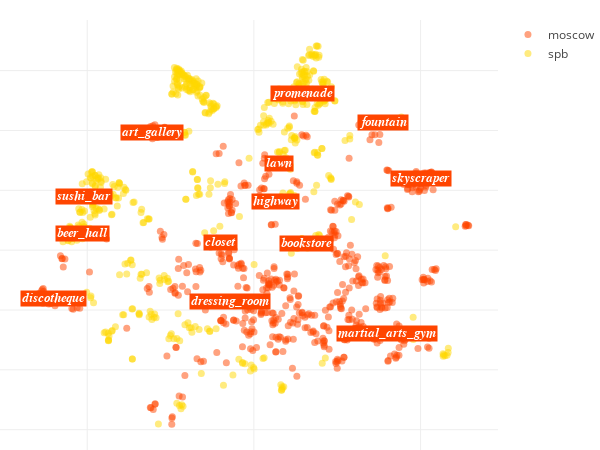

Notebook source saved alongside this figure:
### Code cell
locations_scatter(city_data, opposite_city_data)

### Figure 1 — Plotly figure (JSON) as saved in the notebook; plotly's stock layout.template omitted (floating-point values rounded to 4 significant figures; data arrays with more than 128 entries replaced by an {"elided": "..."} marker saying what was removed)
{"data": [{"hoverinfo": "text+x+y", "marker": {"color": "orangered", "opacity": 0.5, "size": 7}, "mode": "markers", "name": "moscow", "text": {"elided": "573 str values"}, "type": "scatter", "uid": "8084c5c2-4a60-11e9-8988-3c15c2cf2370", "x": {"elided": "573 float values"}, "y": {"elided": "573 float values"}}, {"hoverinfo": "text+x+y", "marker": {"color": "gold", "opacity": 0.5, "size": 7}, "mode": "markers", "name": "spb", "text": {"elided": "583 str values"}, "type": "scatter", "uid": "8084cfe8-4a60-11e9-a48c-3c15c2cf2370", "x": {"elided": "583 float values"}, "y": {"elided": "583 float values"}}], "layout": {"annotations": [{"bgcolor": "orangered", "font": {"color": "white", "family": "arial", "size": 12.5}, "opacity": 1, "showarrow": false, "text": "<i><b>skyscraper", "x": 50.01, "xanchor": "center", "y": 23.89}, {"bgcolor": "orangered", "font": {"color": "white", "family": "arial", "size": 12.5}, "opacity": 1, "showarrow": false, "text": "<i><b>dressing_room", "x": -7.268, "xanchor": "center", "y": -17.22}, {"bgcolor": "orangered", "font": {"color": "white", "family": "arial", "size": 12.5}, "opacity": 1, "showarrow": false, "text": "<i><b>art_gallery", "x": -30.71, "xanchor": "center", "y": 39.17}, {"bgcolor": "orangered", "font": {"color": "white", "family": "arial", "size": 12.5}, "opacity": 1, "showarrow": false, "text": "<i><b>highway", "x": 6.4, "xanchor": "center", "y": 16.35}, {"bgcolor": "orangered", "font": {"color": "white", "family": "arial", "size": 12.5}, "opacity": 1, "showarrow": false, "text": "<i><b>lawn", "x": 7.558, "xanchor": "center", "y": 29.04}, {"bgcolor": "orangered", "font": {"color": "white", "family": "arial", "size": 12.5}, "opacity": 1, "showarrow": false, "text": "<i><b>sushi_bar", "x": -50.95, "xanchor": "center", "y": 17.98}, {"bgcolor": "orangered", "font": {"color": "white", "family": "arial", "size": 12.5}, "opacity": 1, "showarrow": false, "text": "<i><b>bookstore", "x": 15.82, "xanchor": "center", "y": 2.351}, {"bgcolor": "orangered", "font": {"color": "white", "family": "arial", "size": 12.5}, "opacity": 1, "showarrow": false, "text": "<i><b>beer_hall", "x": -51.44, "xanchor": "center", "y": 5.731}, {"bgcolor": "orangered", "font": {"color": "white", "family": "arial", "size": 12.5}, "opacity": 1, "showarrow": false, "text": "<i><b>promenade", "x": 14.53, "xanchor": "center", "y": 52.51}, {"bgcolor": "orangered", "font": {"color": "white", "family": "arial", "size": 12.5}, "opacity": 1, "showarrow": false, "text": "<i><b>discotheque", "x": -60.24, "xanchor": "center", "y": -16.15}, {"bgcolor": "orangered", "font": {"color": "white", "family": "arial", "size": 12.5}, "opacity": 1, "showarrow": false, "text": "<i><b>closet", "x": -9.961, "xanchor": "center", "y": 2.41}, {"bgcolor": "orangered", "font": {"color": "white", "family": "arial", "size": 12.5}, "opacity": 1, "showarrow": false, "text": "<i><b>martial_arts_gym", "x": 40.0, "xanchor": "center", "y": -27.77}, {"bgcolor": "orangered", "font": {"color": "white", "family": "arial", "size": 12.5}, "opacity": 1, "showarrow": false, "text": "<i><b>fountain", "x": 38.6, "xanchor": "center", "y": 42.78}], "height": 450, "hovermode": "closest", "margin": {"b": 0, "l": 0, "r": 30, "t": 20}, "width": 600, "xaxis": {"showticklabels": false, "zeroline": false}, "yaxis": {"showticklabels": false, "zeroline": false}}}
